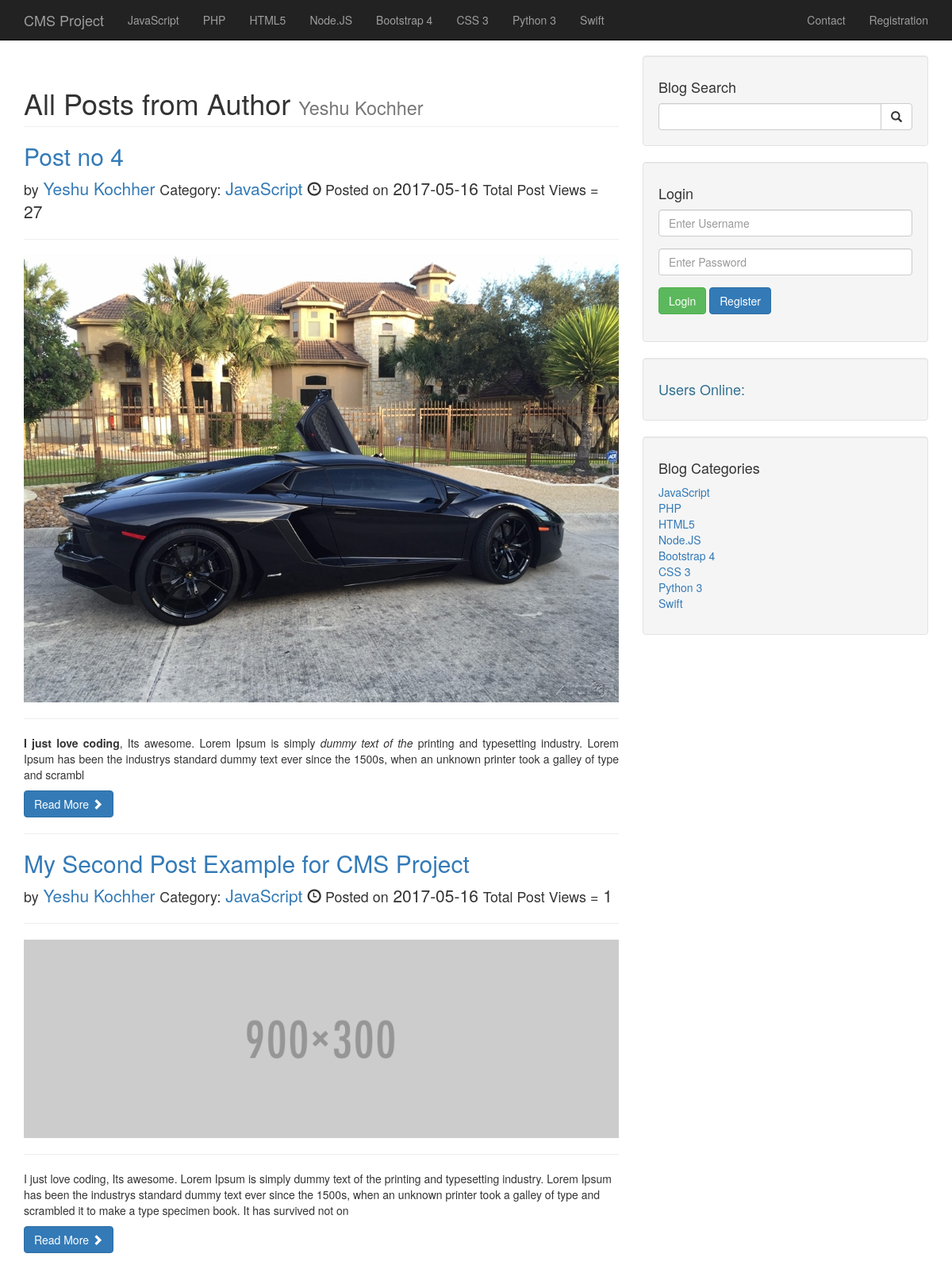
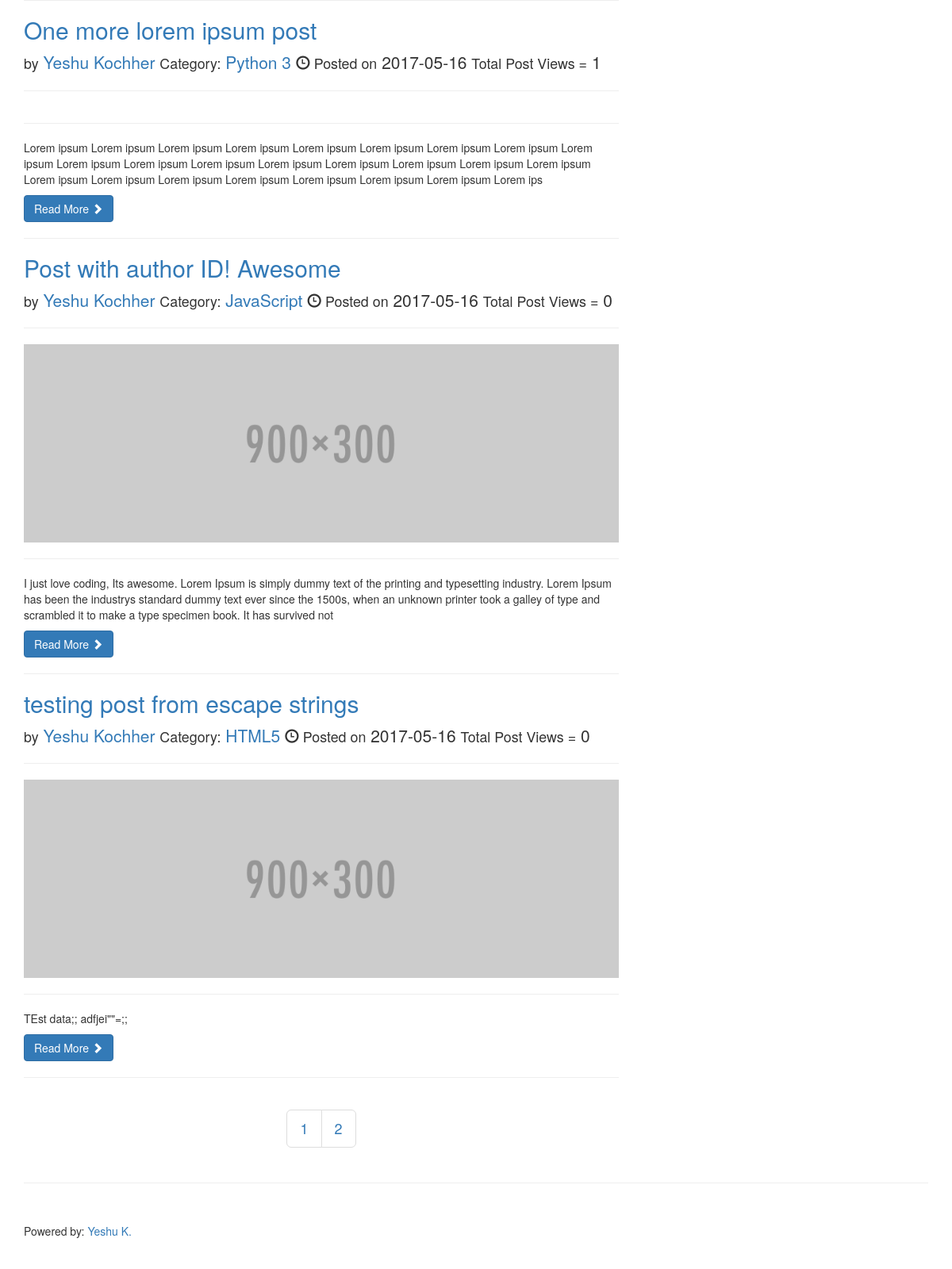
The page /author.php?author=29 on the database its author committed (2 pictures, top to bottom).
### tables this page shows
CREATE TABLE `categories` (
  `cat_id` int(3) NOT NULL,
  `cat_title` varchar(255) NOT NULL
);

CREATE TABLE `users` (
  `user_id` int(3) NOT NULL,
  `username` varchar(255) NOT NULL,
  `user_password` varchar(255) NOT NULL,
  `user_fname` varchar(255) NOT NULL,
  `user_lname` varchar(255) NOT NULL,
  `user_email` varchar(255) NOT NULL,
  `user_image` text,
  `user_role` varchar(255) NOT NULL DEFAULT 'Subscriber'
);

CREATE TABLE `posts` (
  `post_id` int(3) NOT NULL,
  `post_category_id` int(3) NOT NULL,
  `post_title` varchar(255) NOT NULL,
  `post_author_id` int(11) NOT NULL,
  `post_date` date NOT NULL,
  `post_image` text NOT NULL,
  `post_content` text NOT NULL,
  `post_tags` varchar(255) NOT NULL,
  `post_status` varchar(255) NOT NULL DEFAULT 'Draft',
  `post_view_count` int(11) NOT NULL DEFAULT '0'
);

### admin/includes/functions.php (called while the page is built, shortened)
<?php
  function escape($string) {
    global $connection;
    return mysqli_real_escape_string($connection, trim($string));
  }
  function showAllQuery($table) {
    global $connection;
    $query = "SELECT * FROM {$table}";
    return mysqli_query($connection, $query);
  }
  function oneValueQuery($task, $table, $column, $value) {
    global $connection;
    switch($task) {
      case 'SELECT':
        $query = "SELECT * FROM {$table} WHERE {$column} = {$value}";
        return mysqli_query($connection, $query);
        break;
    }
  }
?>

### author.php (the view, shortened to what this page needs)
<?php include "includes/header.php"; ?>
<?php
  $users = oneValueQuery("SELECT", "users", "user_id", escape($_GET["author"]));
  $row = mysqli_fetch_assoc($users);
  $post_author_name = "{$row['user_fname']} {$row['user_lname']}";
?>
<div class="container">
  <div class="row">
    <div class="col-md-8">
      <h1 class="page-header">All Posts from Author <small><?php echo $post_author_name; ?></small></h1>
      <?php
        if (isset($_GET["author"])) {
          $author = escape($_GET["author"]);
          if (isset($_GET['page'])) {
            $page_no = $_GET['page'];
          } else {
            $page_no = "";
          }
          if ($page_no == "" || $page_no == 1) {
            $page = 0;
          } else {
            $page = ($page_no * 5) - 5;
          }
          $query = "SELECT * FROM posts WHERE post_author_id={$author} AND post_status='Published'";
          $post_count = mysqli_query($connection, $query);
          $count = mysqli_num_rows($post_count);
          $count = ceil($count / 5);
          $query = "SELECT posts.*, categories.cat_id, categories.cat_title ";
          $query .= "FROM posts LEFT JOIN categories ON posts.post_category_id = categories.cat_id ";
          $query .= "WHERE posts.post_author_id={$author} AND posts.post_status='Published' ";
          $query .= "ORDER BY post_id DESC LIMIT {$page}, 5";
          $select_all_posts_query = mysqli_query($connection, $query);
          while($row = mysqli_fetch_assoc($select_all_posts_query)) {
            $post_id = $row["post_id"];
            $post_title = $row["post_title"];
            $post_author_id = $row["post_author_id"];
            $post_cat_id = $row["post_category_id"];
            $post_date = $row["post_date"];
            $post_img = $row["post_image"];
            $post_content = substr($row["post_content"], 0, 300);
            $post_view_count = $row['post_view_count'];
            $cat_title = $row['cat_title'];
          ?>
          <h2><a href="post.php?p_id=<?php echo $post_id; ?>"><?php echo $post_title; ?></a></h2>
          <p class="lead">
            <small>by</small> <a href="author.php?author=<?php echo $post_author_id; ?>"><?php echo $post_author_name; ?></a>
            <small>Category:</small> <a href="category.php?category=<?php echo $post_cat_id; ?>"><?php echo $cat_title; ?></a>
            <small><span class="glyphicon glyphicon-time"></span> Posted on</small> <?php echo $post_date; ?>
            <small>Total Post Views =</small> <?php echo $post_view_count; ?>
          </p>
          <hr>
          <a href="post.php?p_id=<?php echo $post_id; ?>"><img class="img-responsive" src="img/<?php echo $post_img; ?>" alt=""></a>
          <hr>
          <p><?php echo $post_content; ?></p>
          <a class="btn btn-primary" href="post.php?p_id=<?php echo $post_id; ?>">Read More <span class="glyphicon glyphicon-chevron-right"></span></a>
          <hr>
        <?php  }
      }?>
      <div class="text-center">
        <ul class="pagination pagination-lg">
          <?php
            for ($i = 1; $i <= $count; $i++) {
              if($i == $page_no) {
                echo "<li class='active'><a href='author.php?author={$author}&page={$i}'>{$i}</a></li>";
              } else {
                echo "<li><a href='author.php?author={$author}&page={$i}'>{$i}</a></li>";
              }
            }
          ?>
        </ul>
      </div>
    </div>
    <?php include "includes/sidebar.php"; ?>
  </div>
  <hr>
<?php include "includes/footer.php"; ?>

### includes/navbar.php (shortened to what this page needs)
<nav class="navbar navbar-inverse navbar-fixed-top" role="navigation">
  <div class="container">
    <div class="navbar-header">
      <a class="navbar-brand" href="index.php">CMS Project</a>
    </div>
    <div class="collapse navbar-collapse" id="bs-example-navbar-collapse-1">
      <ul class="nav navbar-nav">
        <?php
          $categories_query = showAllQuery("categories");
          while ($row = mysqli_fetch_assoc($categories_query)) {
            $cat_id = $row["cat_id"];
            $category = $row["cat_title"];
            $category_class = "";
            $contact_class = "";
            $registration_class = "";
            echo "<li class='{$category_class}'><a href='category.php?category={$cat_id}'>{$category}</a></li>";
          }
        ?>
      </ul>
      <ul class="nav navbar-nav navbar-right">
        <li class="<?php echo $contact_class; ?>"><a href="contact.php">Contact</a></li>
        <?php
          if(isset($_SESSION["username"])) {
            if(isset($_GET["p_id"])) {
              $p_id = escape($_GET["p_id"]);
              echo "<li><a href='admin/posts.php?source=edit-post&post-id={$p_id}'>Edit Post</a></li>";
            } ?>
            <li class="dropdown">
              <a href="#" class="dropdown-toggle" data-toggle="dropdown">
                <i class="fa fa-user"></i>
                <?php echo $_SESSION['user_fname'] . " " . $_SESSION['user_lname']; ?>
                <b class="caret"></b>
              </a>
              <ul class="dropdown-menu">
                <li><a href='admin'>Dashboard</a></li>
                <li class="divider"></li>
                <li><a href="includes/logout.php"><i class="fa fa-fw fa-power-off"></i> Log Out</a></li>
              </ul>
            </li>
          <?php } else if(!isset($_SESSION["username"])) {
            echo "<li class='{$registration_class}'><a href='registration.php'>Registration</a></li>";
          }
        ?>
      </ul>
    </div>
  </div>
</nav>

### includes/sidebar.php
<div class="col-md-4">
  <div class="well">
    <h4>Blog Search</h4>
    <form action="search.php" method="post">
      <div class="input-group">
        <input type="text" name="search" class="form-control">
        <span class="input-group-btn">
          <button class="btn btn-default" name="submit" type="submit">
            <span class="glyphicon glyphicon-search"></span>
          </button>
        </span>
      </div>
    </form>
  </div>
  <?php
    if(!isset($_SESSION['username'])) {
  ?>
    <div class="well">
      <h4>Login</h4>
      <form action="includes/login.php" method="post">
        <div class="form-group">
          <input type="text" class="form-control" name="username" placeholder="Enter Username">
        </div>
        <div class="form-group">
          <input type="password" class="form-control" name="password" placeholder="Enter Password">
        </div>
        <div class="form-group">
          <input type="submit" class="btn btn-success" name="login" value="Login">
          <a href="registration.php" class="btn btn-primary">Register</a>
        </div>
      </form>
    </div>
  <?php } ?>
    <?php include "widget.php"; ?>
  <div class="well">
    <h4>Blog Categories</h4>
    <div class="row">
      <div class="col-lg-12">
        <ul class="list-unstyled">
          <?php
            $category_query = showAllQuery("categories");
            while ($row = mysqli_fetch_assoc($category_query)) {
              $cat_id = $row["cat_id"];
              $category = $row['cat_title'];
              echo "<li><a href='category.php?category={$cat_id}'>{$category}</a></li>";
            }
          ?>
        </ul>
      </div>
    </div>
  </div>
</div>

### css/blog-home.css (style rules this page uses)
body { padding-top: 70px; }

### rows shown on the page
categories: cat_title "JavaScript"
categories: cat_title "PHP"
categories: cat_title "HTML5"
categories: cat_title "Node.JS"
categories: cat_title "Bootstrap 4"
categories: cat_title "CSS 3"
categories: cat_title "Python 3"
categories: cat_title "Swift"
users: post_author_name "Yeshu Kochher"
posts: post_title "Post no 4", categories.cat_title "JavaScript", post_date "2017-05-16", post_view_count "27", post_image (picture), post_content "I just love coding , Its awesome. Lorem Ipsum is simply dummy text of the printing and typesetting industry. Lorem Ipsum has been the industrys standard dummy text ever since the 1500s, when an unknown printer took a galley of type and scrambl"
posts: post_title "My Second Post Example for CMS Project", categories.cat_title "JavaScript", post_date "2017-05-16", post_view_count "1", post_image (placeholder picture), post_content "I just love coding, Its awesome. Lorem Ipsum is simply dummy text of the printing and typesetting industry. Lorem Ipsum has been the industrys standard dummy text ever since the 1500s, when an unknown printer took a galley of type and scrambled it to make a type specimen book. It has survived not on"
posts: post_title "One more lorem ipsum post", categories.cat_title "Python 3", post_date "2017-05-16", post_view_count "1", post_content "Lorem ipsum Lorem ipsum Lorem ipsum Lorem ipsum Lorem ipsum Lorem ipsum Lorem ipsum Lorem ipsum Lorem ipsum Lorem ipsum Lorem ipsum Lorem ipsum Lorem ipsum Lorem ipsum Lorem ipsum Lorem ipsum Lorem ipsum Lorem ipsum Lorem ipsum Lorem ipsum Lorem ipsum Lorem ipsum Lorem ipsum Lorem ipsum Lorem ips"
posts: post_title "Post with author ID! Awesome", categories.cat_title "JavaScript", post_date "2017-05-16", post_view_count "0", post_image (placeholder picture), post_content "I just love coding, Its awesome. Lorem Ipsum is simply dummy text of the printing and typesetting industry. Lorem Ipsum has been the industrys standard dummy text ever since the 1500s, when an unknown printer took a galley of type and scrambled it to make a type specimen book. It has survived not"
posts: post_title "testing post from escape strings", categories.cat_title "HTML5", post_date "2017-05-16", post_view_count "0", post_image (placeholder picture), post_content "TEst data;; adfjei\"\"=;;"
